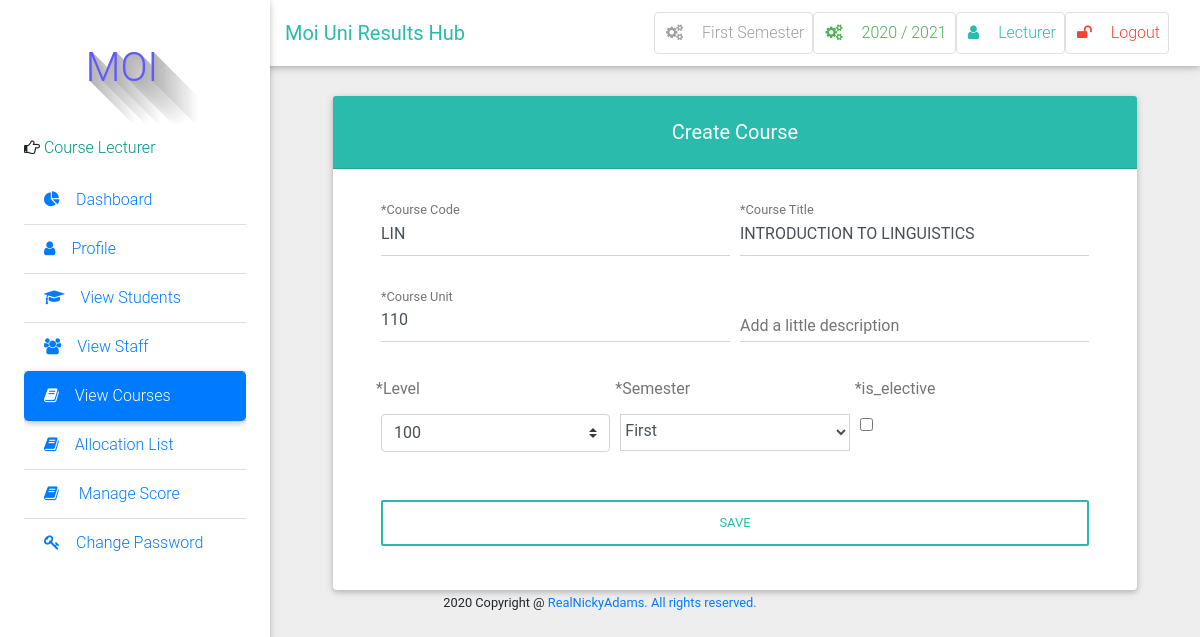
The app's page /course/edit/1/ (signed in) with its own data.
### result/models.py (models this page shows, shortened)
class Semester(models.Model):
    semester = models.CharField(max_length=10, choices=SEMESTER, blank=True)
    is_current_semester = models.BooleanField(default=False, blank=True, null=True)
    session = models.ForeignKey(Session, on_delete=models.CASCADE, blank=True, null=True)
    next_semester_begins = models.DateField(null=True, blank=True)
    def __str__(self):
        return self.semester

class Session(models.Model):
    session = models.CharField(max_length=200, unique=True)
    is_current_session = models.BooleanField(default=False, blank=True, null=True)
    next_session_begins = models.DateField(blank=True, null=True)
    def __str__(self):
        return self.session

class User(AbstractUser):
    is_student = models.BooleanField(default=False)
    is_lecturer = models.BooleanField(default=False)
    phone = models.CharField(max_length=60, blank=True, null=True)
    address = models.CharField(max_length=60, blank=True, null=True)
    picture = models.ImageField(upload_to="pictures/", blank=True, null=True)
    email = models.EmailField(blank=True, null=True)
    admission = models.CharField(max_length=10)
    username_validator = ASCIIUsernameValidator()

class Course(models.Model):
    courseTitle = models.CharField(max_length=200)
    courseCode = models.CharField(max_length=200, unique=True)
    courseUnit = models.CharField(max_length=200)
    description = models.TextField(max_length=200, blank=True)
    level = models.CharField(choices=LEVEL, max_length=3, blank=True)
    semester = models.CharField(choices=SEMESTER, max_length=200)
    is_elective = models.BooleanField(default=False, blank=True, null=True)

### result/views.py (the view)
# urls.py: path('course/edit/<int:pk>/', views.course_edit, name="course_edit"),
@login_required
@lecturer_required
def course_edit(request, pk):
    course = get_object_or_404(Course, pk=pk)
    if request.method == "POST":
        form = CourseAddForm(request.POST, instance=course)
        if form.is_valid():
            course.save()
            messages.success(request, "Successfully Updated")
            return redirect('course_list')
    else:
        form = CourseAddForm(instance=course)
    return render(request, 'course/course_form.html', {'form': form})

### result/context_processors.py (called while the page is built)
def get_current_year_to_context(request):
    current_datetime = datetime.datetime.now()
    return {
        'current_year': current_datetime.year
    }

def session_processor(request):
    current_session = Session.objects.get(is_current_session=True)
    return {"current_session": current_session}

def semester_processor(request):
    current_semester = Semester.objects.get(is_current_semester=True)
    return {"current_semester": current_semester}

### templates/course/course_form.html (shortened to what this page needs)
{% extends 'base.html' %}
{% block side_bar %}
    {% include 'partial_active_element.html' with active='course_list' %}
{% endblock side_bar %}
{% block content %}
<div class="container-fluid mt-5">
<div class="card">
    <h5 class="card-header default-color white-text text-center py-4">
        <strong>Create Course</strong>
    </h5>
    <div class="card-body px-lg-5 pt-0">
        <form method="post" class="md-form" style="color: #757575;">{% csrf_token %}
             <div class="form-row">
                <div class="col">
                    <div class="md-form">
                        {{ form.courseCode }}
                        <label for="materialRegisterFormFirstName">{{ form.courseCode.label }}</label>
                    </div>
                </div>
                <div class="col">
                    <div class="md-form">
                        {{ form.courseTitle }}
                        <label for="materialRegisterFormLastName">{{ form.courseTitle.label }}</label>
                    </div>
                </div>
            </div>
            <div class="form-row">
                <div class="col">
                    <div class="md-form">
                        {{ form.courseUnit }}
                        <label for="materialRegisterFormFirstName">{{ form.courseUnit.label }}</label>
                    </div>
                </div>
                <div class="col">
                    <div class="md-form">
                        {{ form.description }}
                        <label for="materialRegisterFormLastName">{{ form.description.label }}</label>
                    </div>
                </div>
            </div>
            <div class="form-row">
                <div class="col">
                    <div>
                        <label for="materialRegisterFormFirstName"> {{ form.level.label }}</label><br>
                    </div>
                    <div class="md-form">
                        {{ form.level }}
                    </div>
                </div>
                <div class="col">
                    <div>
                        <label for="materialRegisterFormFirstName"> {{ form.semester.label }}</label><br>
                    </div>
                    <div class="md-form">
                        {{ form.semester }}
                    </div>
                </div>
                <div class="col">
                    <div>
                        <label for="materialRegisterFormFirstName"> {{ form.is_elective.label }}</label><br>
                    </div>
                    <div class="md-form">
                        {{ form.is_elective }}
                    </div>
                </div>
            </div>
           	<button class="btn btn-outline-default btn-rounded btn-block my-4 waves-effect z-depth-0" type="submit">
            	Save
            </button>
        </form>
    </div>
</div>
</div>
{% endblock %}

### templates/base.html (shortened to what this page needs)
 {%load static %}
<!DOCTYPE html>
<html lang="en">
    <head>
        <link rel="stylesheet" href="https://maxcdn.bootstrapcdn.com/font-awesome/4.7.0/css/font-awesome.min.css">
        <link href="{% static 'css/bootstrap.min.css' %}" rel="stylesheet">
        <link href="{% static 'css/mdb.min.css' %}" rel="stylesheet">
        <link href="{% static 'css/style.css' %}" rel="stylesheet">
    </head>
    <body class="grey lighten-3">
    <header>
        <nav class="navbar fixed-top navbar-expand-lg navbar-light white scrolling-navbar">
            <div class="container-fluid">
                <a class="navbar-brand waves-effect" href="/">
                    <strong class="text-default ">Moi Uni Results Hub</strong>
                </a>
                <div class="collapse navbar-collapse" id="navbarSupportedContent">
                          {% if user.is_authenticated %}
                    <ul class="navbar-nav nav-flex-icons">
                        <li class="nav-item">
                            <a href="{% if request.user.is_superuser %}{% url 'manage_semester' %}{% else %}#{% endif %}" class="nav-link border border-light grey-text rounded waves-effect">
                                <i class="fa fa-cogs mr-3"></i>{{ current_semester }} Semester
                            </a>
                        </li>
                        <li class="nav-item">
                            <a href="{% if request.user.is_superuser %}{% url 'manage_session' %}{% else %}#{% endif %}" class="nav-link border border-light green-text rounded waves-effect">
                                <i class="fa fa-cogs mr-3"></i>{{ current_session }}
                            </a>
                        </li>
                        <li class="nav-item">
                            <a href="{% url 'profile' %}" class="nav-link border border-light rounded waves-effect text-default">
                                <i  class="fa fa-user mr-3"></i>{{ user|capfirst }}
                            </a>
                        </li>
                         <li class="nav-item">
                            <a href="/accounts/logout/" class="nav-link border border-light rounded waves-effect red-text">
                                <i class="fa fa-unlock mr-3"></i>Logout
                            </a>
                        </li>
                    {% endif %}
                </div>
            </div>
        </nav>
        <div class="sidebar-fixed position-fixed">
                <p style="margin-left: 30px;" id="icon" class="logo"> MOI</p>
                {% if request.user.is_lecturer %}
                <p><i class="fa fa-hand-o-right" aria-hidden="true"></i>
                    <span class="teal-text text-center"> Course Lecturer</span></p>
                {% elif request.user.is_student %}
                <p><i class="fa fa-hand-o-right" aria-hidden="true"></i>
                    <span class="teal-text text-center"> Student</span></p>
                {% else %}
                <p><i class="fa fa-hand-o-right" aria-hidden="true"></i>
                    <span class="teal-text text-center"> System Admin</span></p>
                {% endif %}
            <div class="dashboard">
            {% block side_bar %}{% endblock side_bar %}
            </div>
        </div>
    </header>
    <main class="pt-5 mx-lg-5">
        {% block content%} {% endblock %}
    </main>
<footer class="footer text-center">
        <div class="container">
            <small class="copyright">{{ current_year }} Copyright @ <a href="#">RealNickyAdams. All rights reserved. </a></small>
        </div>
    </footer>
    </body>
</html>

### static/css/style.css (style rules this page uses)
.sidebar-fixed { height: 100vh; width: 270px; -webkit-box-shadow: 0 2px 5px 0 rgba(0, 0, 0, 0.16), 0 2px 10px 0 rgba(0, 0, 0, 0.12); box-shadow: 0 2px 5px 0 rgba(0, 0, 0, 0.16), 0 2px 10px 0 rgba(0, 0, 0, 0.12); z-index: 1050; background-color: #fff; padding: 1.5rem; padding-top: 0; }
@media (min-width: 1200px) { .navbar, .page-footer, main { padding-left: 270px; } }
.logo { text-color:#006666; text-shadow: rgb(179, 179, 179) 0px 0px 0px, rgb(180, 180, 180) 1px 1px 0px, rgb(182, 182, 182) 2px 2px 0px, rgb(184, 184, 184) 3px 3px 0px, rgb(185, 185, 185) 4px 4px 0px, rgb(187, 187, 187) 5px 5px 0px, rgb(189, 189, 189) 6px 6px 0px, rgb(190, 190, 190) 7px 7px 0px, rgb(192, 192, 192) 8px 8px 0px, rgb(194, 194, 194) 9px 9px 0px, rgb(195, 195, 195) 10px 10px 0px, rgb(197, 197, 197) 11px 11px 0px, rgb(199, 199, 199) 12px 12px 0px, rgb(201, 201, 201) 13px 13px 0px, rgb(202, 202, 202) 14px 14px 0px, rgb(204, 204, 204) 15px 15px 0px, rgb(206, 206, 206) 16px 16px 0px, rgb(207, 207, 207) 17px 17px 0px, rgb(209, 209, 209) 18px 18px 0px, rgb(211, 211, 211) 19px 19px 0px, rgb(212, 212, 212) 20px 20px 0px, rgb(214, 214, 214) 21px 21px 0px, rgb(216, 216, 216) 22px 22px 0px, rgb(218, 218, 218) 23px 23px 0px, rgb(219, 219, 219) 24px 24px 0px, rgb(221, 221, 221) 25px 25px 0px, rgb(223, 223, 223) 26px 26px 0px, rgb(224, 224, 224) 27px 27px 0px, rgb(226, 226, 226) 28px 28px 0px, rgb(228, 228, 228) 29px 29px 0px, rgb(230, 230, 230) 30px 30px 0px, rgb(231, 231, 231) 31px 31px 0px, rgb(233, 233, 233) 32px 32px 0px, rgb(235, 235, 235) 33px 33px 0px, rgb(236, 236, 236) 34px 34px 0px, rgb(238, 238, 238) 35px 35px 0px, rgb(240, 240, 240) 36px 36px 0px, rgb(241, 241, 241) 37px 37px 0px, rgb(243, 243, 243) 38px 38px 0px, rgb(245, 245, 245) 39px 39px 0px, rgb(247, 247, 247) 40px 40px 0px, rgb(248, 248, 248) 41px 41px 0px, rgb(250, 250, 250) 42px 42px 0px, rgb(252, 252, 252) 43px 43px 0px, rgb(253, 253, 253) 44px 44px 0px; font-size: 40px; color: rgb(95, 89, 255); height: 120px; width: 136px; line-height: 136px; border-radius: ; text-align: center; background-color: rgb(255, 255, 255); }

### templates/base.html (style rules this page uses)
.dashboard { display: block; max-height: 500px; overflow-y: auto; -ms-overflow-style: -ms-autohiding-scrollbar; }

### records on screen
Semester: semester "First"
Session: session "2020 / 2021"
User: username "Lecturer"
Course: courseCode "LIN", courseTitle "INTRODUCTION TO LINGUISTICS", courseUnit "110", level "100", semester "First"
